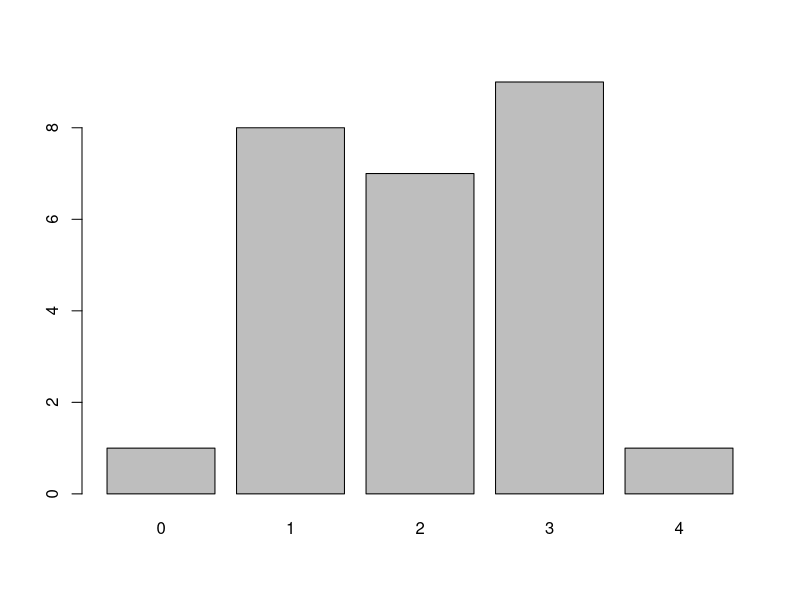
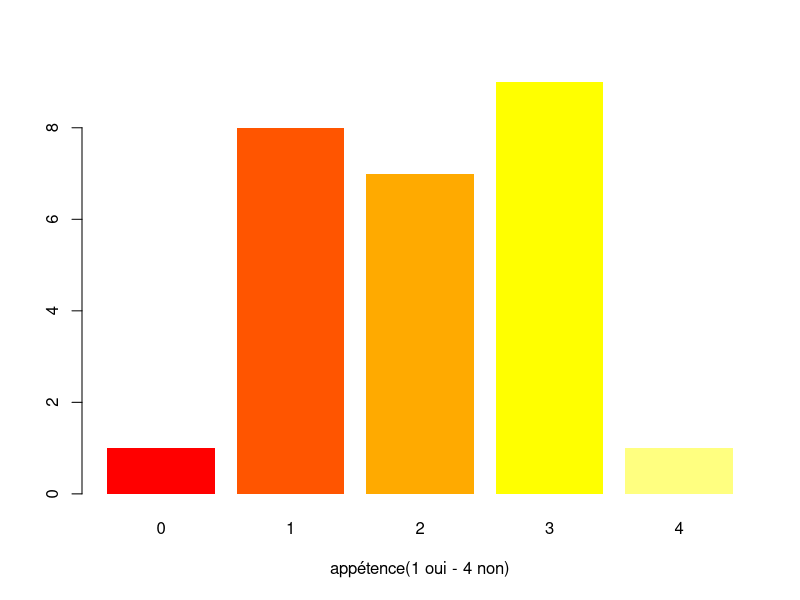
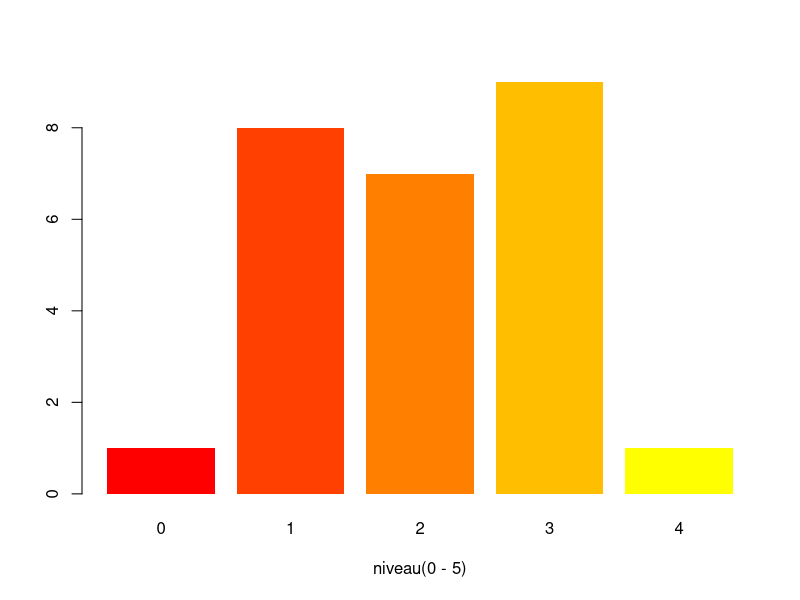
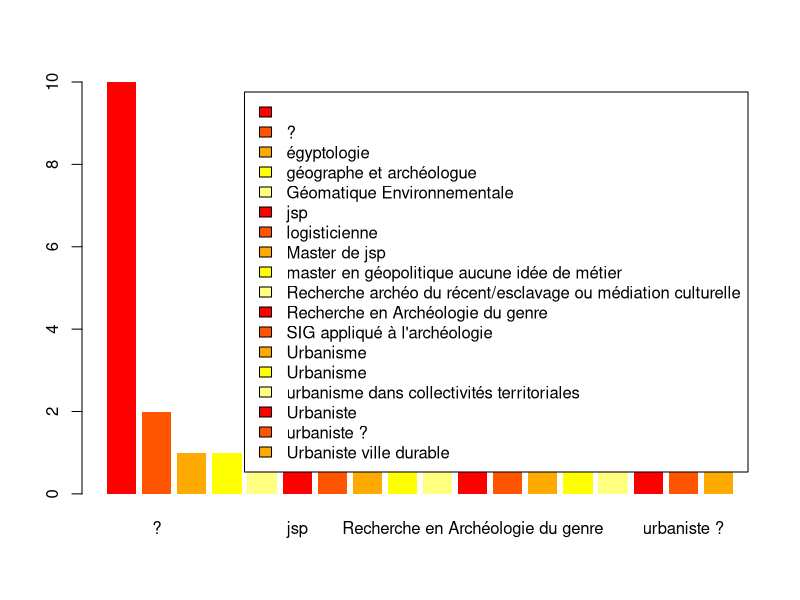
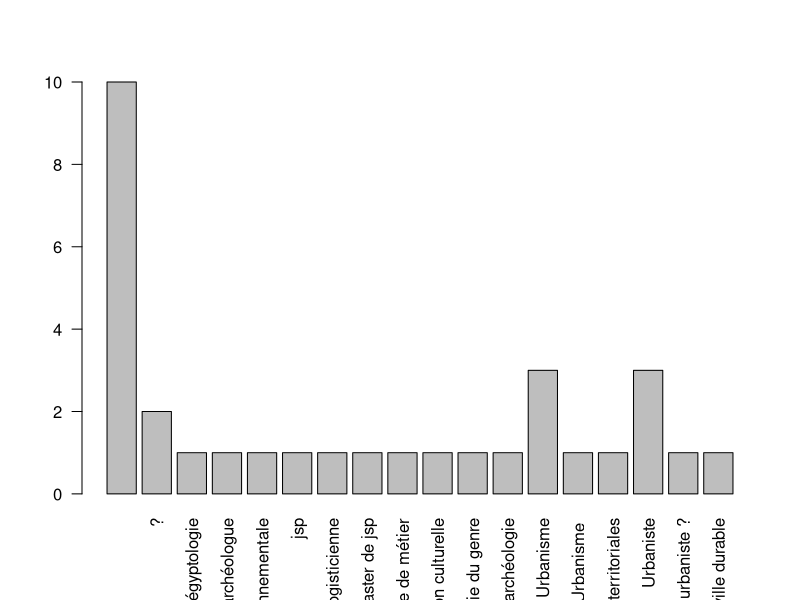

The R source for these figures, in order:
data <- read.csv("cours1.csv", fileEncoding = "UTF-8")
head(data,1)
str(data)
tab  <- table(data$appétence.codage..1.fort.4.mauvais)
tab
barplot(tab)
barplot(tab,col=heat.colors(5),border=NA,xlab="appétence(1 oui - 4 non)")
barplot(tab,col=heat.colors(6),border=NA,xlab="niveau(0 - 5)")
tab <- table(data$futur)
barplot(tab,col=heat.colors(5),border=NA,legend=T)
etik <- names(tab)
barplot(tab,names.arg=etik, las = 2)
